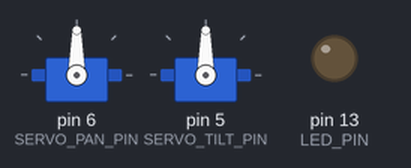
This sketch was run on a simulated Arduino Uno, built with avr-gcc and run on an emulated ATmega328P. Parts: 2 × servo, output pins drawn as LEDs (lit = HIGH). No radio packets arrive unless stated; what the sketch prints to the serial monitor is not drawn.

Above: at 0.1 s.
At 0.6 s:
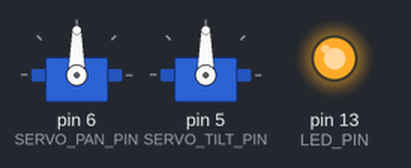
Timing chart, 0 to 2.1 s (numbered marks = the images above):
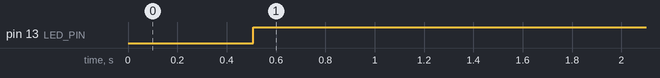

The sketch:

receiver.ino
```cpp
/*
 * Tactical HeadTrack FPV - Receiver
 *
 * На дроне. Получает углы с передатчика,
 * управляет двумя сервоприводами (pan + tilt).
 *
 * Wiring:
 *   NRF24L01+: VCC -> 3.3V, GND -> GND, CE -> D9, CSN -> D10, SCK -> D13, MOSI -> D11, MISO -> D12
 *   Servo Pan: D6 -> Сигнал (красный -> 5V, коричневый -> GND)
 *   Servo Tilt: D5 -> Сигнал
 *
 * v2.0 - Security fixes applied
 */

#include <SPI.h>
#include <nRF24L01.h>
#include <RF24.h>
#include <Servo.h>
#include <avr/wdt.h>

// ================= CONFIG =================
const int SERVO_PAN_PIN = 6;   // Горизонтальное вращение (yaw)
const int SERVO_TILT_PIN = 5;  // Вертикальное вращение (pitch)

const RF24 radio(9, 10);
const uint8_t address[6] = "HTFPV";

// Пределы сервоприводов (защита от ударов о крепление)
const int PAN_MIN = 10;
const int PAN_MAX = 170;
const int TILT_MIN = 20;   // Не смотреть вниз в землю
const int TILT_MAX = 160;

const int SERVO_CENTER = 90;
const int SERVO_RANGE = 100;  // Диапазон входных данных

// Таймаут и безопасность
const uint32_t TIMEOUT_MS = 500;
const int LED_PIN = 13;
const uint8_t MAX_YAW_VALUE = 100;
const uint8_t MAX_PITCH_VALUE = 100;

// ================= VARIABLES =================
struct __attribute__((packed)) {
    uint16_t yaw;    // 0-100
    uint16_t pitch;  // 0-100
    uint8_t home;    // 1 если в центре
    uint8_t checksum; // XOR чексумма
} rxData;

Servo servoPan;
Servo servoTilt;

int targetPan = SERVO_CENTER;
int targetTilt = SERVO_CENTER;
int currentPan = SERVO_CENTER;
int currentTilt = SERVO_CENTER;

uint32_t lastPacketTime = 0;
uint32_t errorCount = 0;
const uint32_t MAX_ERRORS = 50;

// ================= CHECKSUM =================
uint8_t calcChecksum() {
    uint8_t sum = 0;
    uint8_t* ptr = (uint8_t*)&rxData;
    for (int i = 0; i < sizeof(rxData) - 1; i++) {
        sum ^= ptr[i];
    }
    return sum;
}

// ================= DATA VALIDATION =================
bool validateData() {
    // Проверка чексуммы
    if (rxData.checksum != calcChecksum()) {
        errorCount++;
        return false;
    }

    // Проверка диапазона данных
    if (rxData.yaw > MAX_YAW_VALUE || rxData.pitch > MAX_PITCH_VALUE) {
        errorCount++;
        return false;
    }

    // Проверка флага home
    if (rxData.home > 1) {
        errorCount++;
        return false;
    }

    errorCount = 0;
    return true;
}

// ================= SAFE SERVO WRITE =================
void safeServoWrite(Servo& servo, int value, int minVal, int maxVal) {
    value = constrain(value, minVal, maxVal);
    servo.write(value);
}

// ================= SETUP =================
void setup() {
    Serial.begin(115200);

    pinMode(LED_PIN, OUTPUT);
    digitalWrite(LED_PIN, LOW);

    servoPan.attach(SERVO_PAN_PIN);
    servoTilt.attach(SERVO_TILT_PIN);

    // Центральная позиция при старте
    safeServoWrite(servoPan, SERVO_CENTER, PAN_MIN, PAN_MAX);
    safeServoWrite(servoTilt, SERVO_CENTER, TILT_MIN, TILT_MAX);

    radio.begin();
    radio.setPALevel(RF24_PA_LOW);
    radio.setDataRate(RF24_250KBPS);
    radio.enableDynamicPayloads();
    radio.openReadingPipe(0, address);
    radio.startListening();

    // Watchdog 2 секунды
    wdt_enable(WDTO_2S);

    Serial.println("Приемник готов. Жду данные...");
}

// ================= LOOP =================
void loop() {
    wdt_reset(); // Сброс watchdog

    if (radio.available()) {
        radio.read(&rxData, sizeof(rxData));

        if (validateData()) {
            lastPacketTime = millis();
            digitalWrite(LED_PIN, LOW);  // Сигнал есть

            // Конвертируем из диапазона 0-100 в 0-180
            targetPan = map(rxData.yaw, 0, SERVO_RANGE, PAN_MIN, PAN_MAX);
            targetTilt = map(rxData.pitch, 0, SERVO_RANGE, TILT_MIN, TILT_MAX);
        } else {
            // Слишком много ошибок — сбрасываем буфер
            if (errorCount > MAX_ERRORS) {
                while (radio.available()) {
                    radio.read(&rxData, sizeof(rxData));
                }
                errorCount = 0;
            }
        }
    }

    // Проверка таймаута
    if (millis() - lastPacketTime > TIMEOUT_MS) {
        digitalWrite(LED_PIN, HIGH);  // Потеря сигнала

        // Плавный возврат в центр при потере сигнала
        targetPan = SERVO_CENTER;
        targetTilt = SERVO_CENTER;
    }

    // Плавное движение к цели (1 градус за итерацию)
    if (currentPan < targetPan) currentPan = min(currentPan + 1, targetPan);
    if (currentPan > targetPan) currentPan = max(currentPan - 1, targetPan);
    if (currentTilt < targetTilt) currentTilt = min(currentTilt + 1, targetTilt);
    if (currentTilt > targetTilt) currentTilt = max(currentTilt - 1, targetTilt);

    safeServoWrite(servoPan, currentPan, PAN_MIN, PAN_MAX);
    safeServoWrite(servoTilt, currentTilt, TILT_MIN, TILT_MAX);

    delay(10);
}
```

Measured:
- by itself, pin 13 (LED_PIN): LOW → HIGH at 0.51 s
